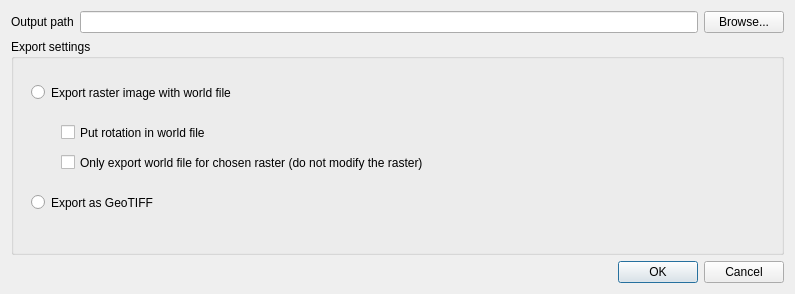
<?xml version="1.0" encoding="UTF-8"?>
<ui version="4.0">
 <class>ExportGeorefRasterDialog</class>
 <widget class="QDialog" name="ExportGeorefRasterDialog">
  <property name="geometry">
   <rect>
    <x>0</x>
    <y>0</y>
    <width>795</width>
    <height>294</height>
   </rect>
  </property>
  <property name="windowTitle">
   <string>Export georeferenced raster</string>
  </property>
  <layout class="QGridLayout" name="gridLayout">
   <item row="0" column="0">
    <widget class="QLabel" name="label">
     <property name="sizePolicy">
      <sizepolicy hsizetype="Preferred" vsizetype="Fixed">
       <horstretch>0</horstretch>
       <verstretch>0</verstretch>
      </sizepolicy>
     </property>
     <property name="text">
      <string>Output path</string>
     </property>
    </widget>
   </item>
   <item row="0" column="2">
    <widget class="QPushButton" name="pushButtonBrowse">
     <property name="text">
      <string>Browse...</string>
     </property>
    </widget>
   </item>
   <item row="0" column="1">
    <widget class="QLineEdit" name="lineEditImagePath"/>
   </item>
   <item row="2" column="1" colspan="2">
    <widget class="QDialogButtonBox" name="buttonBox">
     <property name="orientation">
      <enum>Qt::Horizontal</enum>
     </property>
     <property name="standardButtons">
      <set>QDialogButtonBox::Cancel|QDialogButtonBox::Ok</set>
     </property>
    </widget>
   </item>
   <item row="1" column="0" colspan="3">
    <widget class="QGroupBox" name="groupBox">
     <property name="title">
      <string>Export settings</string>
     </property>
     <widget class="QRadioButton" name="radioButtonRaster">
      <property name="geometry">
       <rect>
        <x>20</x>
        <y>40</y>
        <width>651</width>
        <height>27</height>
       </rect>
      </property>
      <property name="text">
       <string>Export raster image with world file</string>
      </property>
      <attribute name="buttonGroup">
       <string notr="true">buttonGroupRasterRadioButtons</string>
      </attribute>
     </widget>
     <widget class="QCheckBox" name="checkBoxRotationMode">
      <property name="geometry">
       <rect>
        <x>50</x>
        <y>80</y>
        <width>682</width>
        <height>27</height>
       </rect>
      </property>
      <property name="sizePolicy">
       <sizepolicy hsizetype="MinimumExpanding" vsizetype="Fixed">
        <horstretch>0</horstretch>
        <verstretch>0</verstretch>
       </sizepolicy>
      </property>
      <property name="toolTip">
       <string>&lt;html&gt;&lt;head/&gt;&lt;body&gt;&lt;p&gt;If checked, the raster will be exported as is and the world file will contain the rotation, scaling and translation. Some GIS software may not be able to georeference the raster correctly in this mode. If unchecked, the raster will be modified with the rotation and the scaling between axis and the world file will contain the rest of the transformation.&lt;/p&gt;&lt;/body&gt;&lt;/html&gt;</string>
      </property>
      <property name="text">
       <string>Put rotation in world file </string>
      </property>
      <attribute name="buttonGroup">
       <string notr="true">buttonGroupRasterCheckboxes</string>
      </attribute>
     </widget>
     <widget class="QCheckBox" name="checkBoxOnlyWorldFile">
      <property name="geometry">
       <rect>
        <x>50</x>
        <y>110</y>
        <width>682</width>
        <height>27</height>
       </rect>
      </property>
      <property name="sizePolicy">
       <sizepolicy hsizetype="MinimumExpanding" vsizetype="Fixed">
        <horstretch>0</horstretch>
        <verstretch>0</verstretch>
       </sizepolicy>
      </property>
      <property name="toolTip">
       <string>&lt;html&gt;&lt;head/&gt;&lt;body&gt;&lt;p&gt;If checked, only the world file will be exported and the chosen file will not be overwritten. The rotation will be included in the world file.&lt;/p&gt;&lt;/body&gt;&lt;/html&gt;</string>
      </property>
      <property name="text">
       <string>Only export world file for chosen raster (do not modify the raster)</string>
      </property>
      <attribute name="buttonGroup">
       <string notr="true">buttonGroupRasterCheckboxes</string>
      </attribute>
     </widget>
     <widget class="QRadioButton" name="radioButtonGeoTIFF">
      <property name="geometry">
       <rect>
        <x>20</x>
        <y>150</y>
        <width>351</width>
        <height>27</height>
       </rect>
      </property>
      <property name="text">
       <string>Export as GeoTIFF</string>
      </property>
      <attribute name="buttonGroup">
       <string notr="true">buttonGroupRasterRadioButtons</string>
      </attribute>
     </widget>
    </widget>
   </item>
  </layout>
 </widget>
 <resources/>
 <connections>
  <connection>
   <sender>buttonBox</sender>
   <signal>accepted()</signal>
   <receiver>ExportGeorefRasterDialog</receiver>
   <slot>accept()</slot>
   <hints>
    <hint type="sourcelabel">
     <x>246</x>
     <y>136</y>
    </hint>
    <hint type="destinationlabel">
     <x>157</x>
     <y>147</y>
    </hint>
   </hints>
  </connection>
  <connection>
   <sender>buttonBox</sender>
   <signal>rejected()</signal>
   <receiver>ExportGeorefRasterDialog</receiver>
   <slot>reject()</slot>
   <hints>
    <hint type="sourcelabel">
     <x>314</x>
     <y>136</y>
    </hint>
    <hint type="destinationlabel">
     <x>286</x>
     <y>147</y>
    </hint>
   </hints>
  </connection>
 </connections>
 <buttongroups>
  <buttongroup name="buttonGroupRasterRadioButtons"/>
  <buttongroup name="buttonGroupRasterCheckboxes">
   <property name="exclusive">
    <bool>false</bool>
   </property>
  </buttongroup>
 </buttongroups>
</ui>
